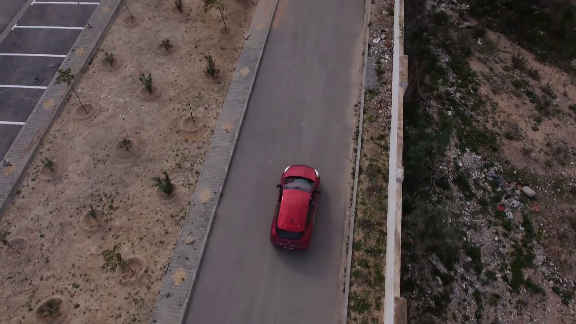
#> input picture prepa/info/seance-14/code/opencv/media/im1.png, 576 x 324 px
$ python main.py
#> lines starting #> are read from the running program, lines starting #| are printed output that depends on the picture; after the words box and inside, x2 and y2 are one past the last pixel; in counts of white or black regions, pixels touching at a corner belong together
### prepa/info/seance-14/code/opencv/src/helper.py
import os


def listify(list1, list2):
    if (type(list1) != list):
        list1 = [list1]
    if (type(list2) != list):
        list2 = [list2]
    if (len(list1) != len(list2)):
        raise Exception('list1 and list2 must have the same size !')
    data = []
    for i in range(len(list1)):
        data.append((list1[i], list2[i]))
    return (data)


def pat(path):
    dirname = os.path.dirname(__file__)
    return os.path.join(dirname, '..', path)

### prepa/info/seance-14/code/opencv/src/step1.py
# ╔═══════════════════════════════════════════════════════════════════════════╗
# ║                                 IMPORTS                                   ║
# ╚═══════════════════════════════════════════════════════════════════════════╝
import numpy as np
import cv2.cv2 as cv
from . import helper, constants as cte
import time

# ╔═══════════════════════════════════════════════════════════════════════════╗
# ║                                  TRACK                                    ║
# ╚═══════════════════════════════════════════════════════════════════════════╝


def track(imagePath, trackColor):
    """
    Parameters
    ----------
    imagePath:  str OR list of str
                path to the image you want to track
    trackColor: tuple of int
                color of the object you want to track
    """

    # On transforme imagePath et trackColor en liste d'un élément si besoin
    data = helper.listify(imagePath, trackColor)

    for image, color in data:
        h, s, v, step = color

        LOWER = np.array([h, s, v])
        UPPER = np.array([h + step, s + step, v + step])

        # On ouvre l'image
        frame = cv.imread(image)
#> frame is the input picture: shape (324, 576, 3); mean B, G, R 75, 76.5, 88.5

        # On convertit l'image lue en BGR en HSV
        hsv = cv.cvtColor(frame, cv.COLOR_BGR2HSV)
#> hsv: shape (324, 576, 3); mean H, S, V 64.3, 48.7, 88.8

        # On crée un masque qui ne garde que les pixels des bonnes couleurs
        mask = cv.inRange(hsv, LOWER, UPPER)
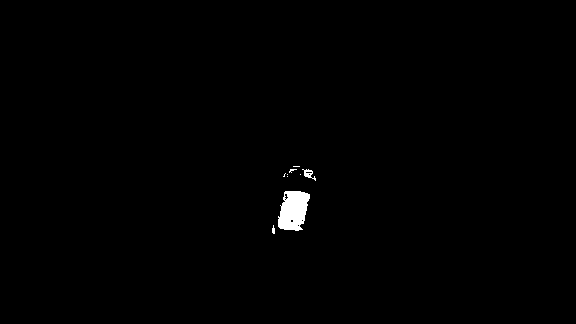
#> mask: shape (324, 576); 0.57% white; 9 white regions (6 under 20 px), largest, box (x1, y1, x2, y2) and area: (278, 191, 310, 231) 957, (302, 169, 316, 181) 66, (272, 225, 275, 234) 20

        # On récupère tous la position de tous les pixels restants

        x, y = np.nonzero(mask)
#> x = 1073 values from 166 to 233; y = 1073 values, max 315 at index 92, min 272 at index 1011, mean 293.6
        firstPoint = (np.max(y), np.max(x))
#> firstPoint = (315, 233)
        lastPoint = (np.min(y), np.min(x))
#> lastPoint = (272, 166)

        # On rajoute un rectangle à l'image pour localiser la voiture
        c, t = cte.LINE_COLOR, cte.LINE_THICKNESS
#> (the run stopped early here; a loop or call above may not have finished)
